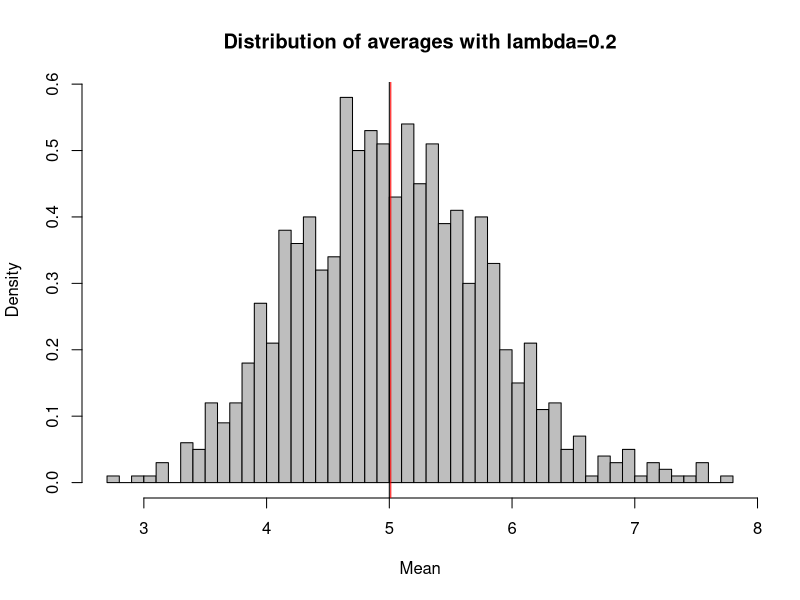
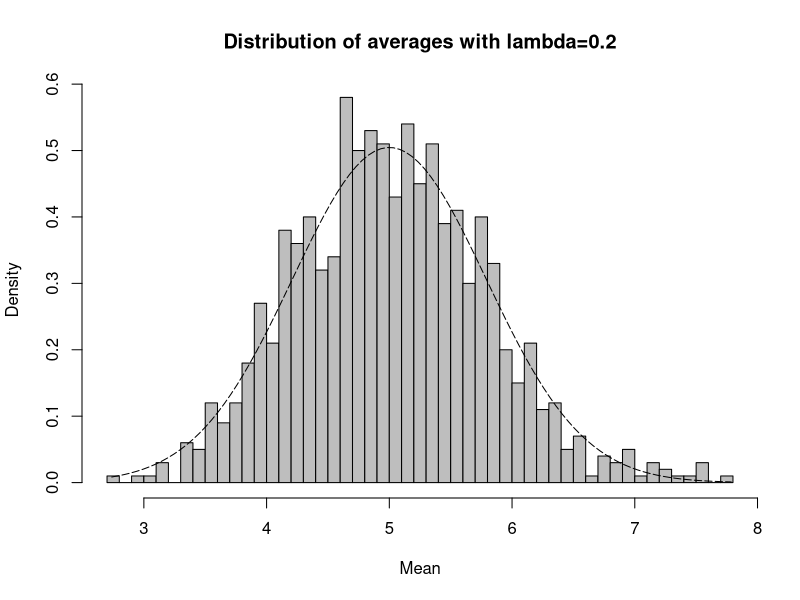
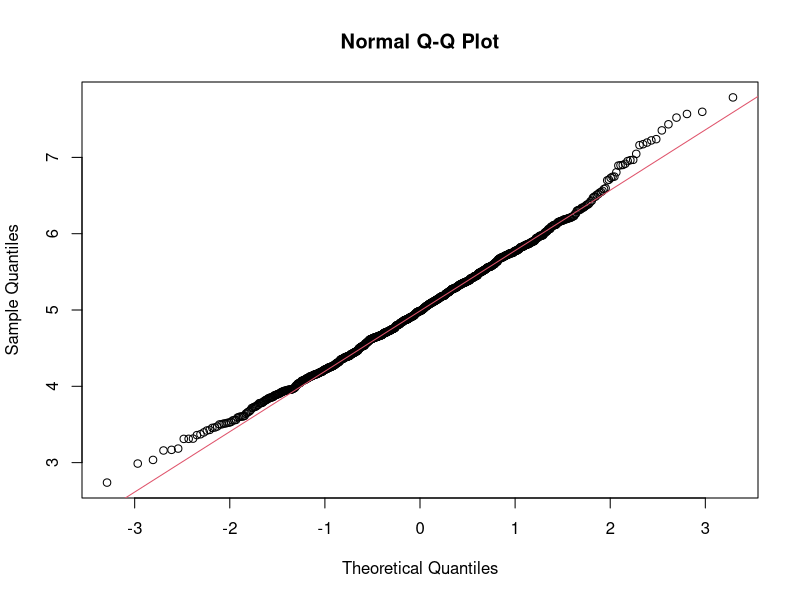

Here is the R script that generated these plots, in order:
## ---- chunk 1
knitr::opts_chunk$set(echo = TRUE)
## ---- chunk 2
# put a seed for generate same data all times
set.seed(123)
# lambda request is 0.2
lambda <- 0.2
#simulation number request is 1000
simulation <- 1000
#exponential number
data <- 40
#generate a data
simulation_data <- matrix(rexp(simulation*data, rate=lambda), simulation, data)
#take a mean information from each row
rM <- rowMeans(simulation_data)
## ---- chunk 3
#mean distribution calculated
mean_cal<-mean(rM) 
print(mean_cal)
#mean distribution theorical
mean_th<- 1/lambda
print(mean_th)
# histogram of averages
hist(rM, prob=TRUE,main="Distribution of averages with lambda=0.2", breaks=50, xlab="Mean",col="gray")
#add a plot
abline(v=mean_cal, col="red")
abline(v=mean_th, col="black")
## ---- chunk 4
#standard deviation
sd<-sd(rM)
print(sd)
#variance
variance<-sd^2
print(variance)
#standard deviation from theorical exp
sd_th<-(1/lambda)/sqrt(data)
print(sd_th)
#variance from theorical exp
variance_th<-sd_th^2
print(variance_th)
## ---- chunk 5
#theorical normal distribution to plot
m<-1/lambda
sd<-1/lambda/sqrt(data)
xfit <- seq(min(rM), max(rM), length = 100) 
yfit <- dnorm(xfit, mean =m , sd =sd )
# histogram of distribution
hist(rM, prob=TRUE,main="Distribution of averages with lambda=0.2", breaks=data, xlab="Mean",col="gray")
lines(xfit, yfit, lty=5)
#compare two distributions for demostrate similitutes
qqnorm(rM)
#adline for mean
qqline(rM, col = 2)
